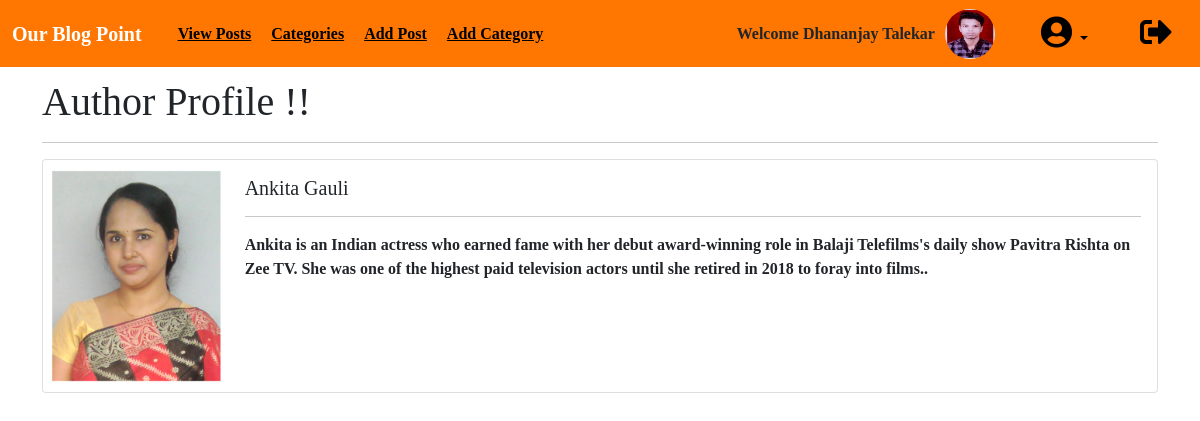
Screenshot of /members/6/profile/ (signed in) with the database file from the repository.
### farmblog/models.py (models this page shows, shortened)
class Profile(models.Model):
    user=models.OneToOneField(User,null=True,on_delete=models.CASCADE)
    bio=models.TextField()
    profile_pic=models.ImageField(null=True,blank=True,upload_to='images/profile/')
    website_url=models.CharField(max_length=255,null=True,blank=True)
    facebook_url= models.CharField(max_length=255, null=True, blank=True)
    twitter_url = models.CharField(max_length=255, null=True, blank=True)
    instagram_url = models.CharField(max_length=255, null=True, blank=True)
    linkedin_url = models.CharField(max_length=255, null=True, blank=True)

### members/views.py (the view)
# urls.py: path('<int:pk>/profile/',ShowProfilePageView.as_view(),name='show_profile_page'),
class ShowProfilePageView(DetailView):
    model = Profile
    template_name = 'registration/user_profile.html'
    def get_context_data(self, *args, **kwargs):
        context = super(ShowProfilePageView, self).get_context_data(*args, **kwargs)
        page_user=get_object_or_404(Profile,id=self.kwargs['pk'])
        context["page_user"] = page_user
        return context

### members/templates/registration/user_profile.html (shortened to what this page needs)
{% extends 'base.html' %}
{% load static %}
{% block content %}
<div class="scroll">
<h1> Author Profile !!</h1><hr>
<div class="card mb-3" >
  <div class="row g-0">
    <div class="col-md-2">
        {% if page_user.profile_pic %}
      <img src="{{ page_user.profile_pic.url }}" class="img-fluid rounded-start"  width="200" height="200" >
        {% else %}
              <img src="{% static 'farmblog/images/default_profile_pic.png' %}" class="img-fluid rounded-start"  width="200" height="200" >
  {% endif%}
    </div>
    <div class="col-md-10">
      <div class="card-body">
        <h5 class="card-title">{{ page_user.user.first_name }} {{ page_user.user.last_name }}</h5>
          <hr>
        <p class="card-text">{{ page_user.bio }}.</p>
      </div>
    </div>
  </div>
</div>
</div>
{% endblock %}

### farmblog/templates/base.html (shortened to what this page needs)
<!doctype html>
<html lang="en">
{% load static %}
<head>
    <link href="https://pro.fontawesome.com/releases/v5.10.0/css/all.css"
 rel="stylesheet"/>
    <link href="https://cdn.jsdelivr.net/npm/bootstrap@5.1.0/dist/css/bootstrap.min.css"
 rel="stylesheet">
</head>
<body>
{% load static %}
<body class="bgg">
<nav class="navbar navbar-expand-lg navbar-light bd-orange-400"
     style="position:fixed; width:100%; top:0px; left:0px; z-index:1; margin-bottom:60px;">
    <div class="container-fluid">
        <a class="navbar-brand" href="{% url 'dashboard' %}" style="font-weight: bold;color:white;">Our Blog Point</a>
        <div class="collapse navbar-collapse" id="navbarSupportedContent">
            <ul class="navbar-nav me-auto mb-2 mb-lg-0">
                <li class="nav-item">
                    <a class="a" href="{% url 'home' %}">View Posts</a>
                </li>
                {% if cat_menu %}
                <li class="nav-item dropdown">
                    <a aria-expanded="false" class=" dropdown-toggle a" data-bs-toggle="dropdown" href="#"
                       role="button">
                        Category
                    </a>
                    <ul aria-labelledby="navbarDropdown" class="dropdown-menu">
                        {% for item in cat_menu %}
                        <li><a class="dropdown-item a" href="{% url 'category' item|slugify %}">{{item}}</a></li>
                        {% endfor %}
                    </ul>
                </li>
                {% else %}
                <li class="nav-item">
                    <a class="a" href="{% url 'category-list' %}">Categories</a>
                </li>
                {% endif %}
                {% if user.is_authenticated %}
                <li class="nav-item">
                    <a class="a" href="{% url 'add_post' %}">Add Post</a>
                </li>
                <li class="nav-item">
                    <a class="a" href="{% url 'add_category' %}">Add Category</a>
                </li>
                {% endif %}
            </ul>
            {% if user.is_authenticated %}
            Welcome {{ user.first_name }} {{ user.last_name }}
            {% if user.profile.profile_pic.url %}
            <img src="{{ user.profile.profile_pic.url }}" height="50px" width="50px" style="border-radius: 50%; margin-left:10px; margin-right:10px" ;>
             {% endif %}
            <div class="nav-item dropdown">
                <a aria-expanded="false" class="nav-link dropdown-toggle a" data-bs-toggle="dropdown" href="#"
                   id="navbarDropdown" role="button">
                    <span class="fa fa-user-circle  fa-2x" style="color:black;">
                           </span>
                </a>
            </div>
            <div class="nav-item">
                <a class="nav-link a" href="{% url 'logout' %}">
                    <span class="fa fa-sign-out-alt  fa-2x" style="color:black;">
                           </span></a>
            </div>
            {% endif %}
        </div>
    </div>
</nav>
<div class="bg">
    <div style="height:30px; width:100%;"></div>
    <div class="container mt-5">
        {% block content %}
        {% endblock %}
    </div>
</div>
</body>
</body>
</html>

### rows the page displays
Profile: profile_pic (picture), user.first_name "Ankita", user.last_name "Gauli", bio "Ankita is an Indian actress who earned fame with her debut award-winning role in Balaji Telefilms's daily show Pavitra Rishta on Zee TV. She was one of the highest paid television actors until she retired in 2018 to foray into films."

### other values shown
{{ user.first_name }} "Dhananjay"
{{ user.last_name }} "Talekar"
